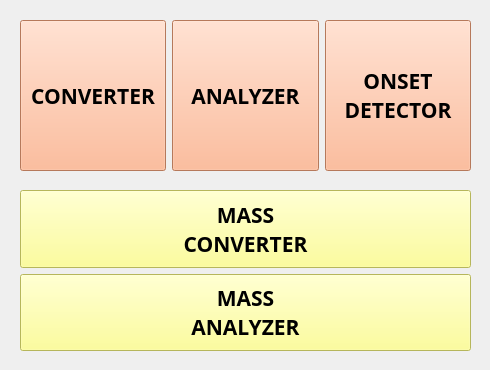
<?xml version="1.0" encoding="UTF-8"?>
<ui version="4.0">
 <class>MainMenu</class>
 <widget class="QMainWindow" name="MainMenu">
  <property name="geometry">
   <rect>
    <x>0</x>
    <y>0</y>
    <width>490</width>
    <height>370</height>
   </rect>
  </property>
  <property name="windowTitle">
   <string>MainMenu</string>
  </property>
  <property name="styleSheet">
   <string notr="true">QPushButton {
	background-color: rgb(255, 255, 127);
}

QFrame {
border: 3px solid black;
border-radius: 15px;
}</string>
  </property>
  <widget class="QWidget" name="centralwidget">
   <widget class="QWidget" name="gridLayoutWidget">
    <property name="geometry">
     <rect>
      <x>20</x>
      <y>20</y>
      <width>451</width>
      <height>151</height>
     </rect>
    </property>
    <layout class="QGridLayout" name="gridLayout">
     <item row="0" column="1">
      <widget class="QPushButton" name="analyzer_push">
       <property name="sizePolicy">
        <sizepolicy hsizetype="Minimum" vsizetype="Expanding">
         <horstretch>0</horstretch>
         <verstretch>0</verstretch>
        </sizepolicy>
       </property>
       <property name="font">
        <font>
         <family>Noto Sans</family>
         <pointsize>16</pointsize>
         <weight>75</weight>
         <bold>true</bold>
        </font>
       </property>
       <property name="styleSheet">
        <string notr="true">background-color: rgb(255, 170, 127);</string>
       </property>
       <property name="text">
        <string>ANALYZER</string>
       </property>
      </widget>
     </item>
     <item row="0" column="2">
      <widget class="QPushButton" name="onset_detector_push">
       <property name="sizePolicy">
        <sizepolicy hsizetype="Minimum" vsizetype="Expanding">
         <horstretch>0</horstretch>
         <verstretch>0</verstretch>
        </sizepolicy>
       </property>
       <property name="font">
        <font>
         <family>Noto Sans</family>
         <pointsize>16</pointsize>
         <weight>75</weight>
         <bold>true</bold>
        </font>
       </property>
       <property name="styleSheet">
        <string notr="true">background-color: rgb(255, 170, 127);</string>
       </property>
       <property name="text">
        <string>ONSET
DETECTOR</string>
       </property>
      </widget>
     </item>
     <item row="0" column="0">
      <widget class="QPushButton" name="converter_push">
       <property name="sizePolicy">
        <sizepolicy hsizetype="Minimum" vsizetype="Expanding">
         <horstretch>0</horstretch>
         <verstretch>0</verstretch>
        </sizepolicy>
       </property>
       <property name="font">
        <font>
         <family>Noto Sans</family>
         <pointsize>16</pointsize>
         <weight>75</weight>
         <bold>true</bold>
        </font>
       </property>
       <property name="styleSheet">
        <string notr="true">background-color: rgb(255, 170, 127);</string>
       </property>
       <property name="text">
        <string>CONVERTER</string>
       </property>
      </widget>
     </item>
    </layout>
   </widget>
   <widget class="QWidget" name="gridLayoutWidget_2">
    <property name="geometry">
     <rect>
      <x>20</x>
      <y>190</y>
      <width>451</width>
      <height>161</height>
     </rect>
    </property>
    <layout class="QGridLayout" name="gridLayout_2">
     <item row="1" column="1">
      <widget class="QPushButton" name="mass_analyzer_push">
       <property name="sizePolicy">
        <sizepolicy hsizetype="Minimum" vsizetype="Expanding">
         <horstretch>0</horstretch>
         <verstretch>0</verstretch>
        </sizepolicy>
       </property>
       <property name="font">
        <font>
         <family>Noto Sans</family>
         <pointsize>16</pointsize>
         <weight>75</weight>
         <bold>true</bold>
        </font>
       </property>
       <property name="styleSheet">
        <string notr="true"/>
       </property>
       <property name="text">
        <string>MASS
ANALYZER</string>
       </property>
      </widget>
     </item>
     <item row="0" column="1">
      <widget class="QPushButton" name="mass_converter_push">
       <property name="sizePolicy">
        <sizepolicy hsizetype="Minimum" vsizetype="Expanding">
         <horstretch>0</horstretch>
         <verstretch>0</verstretch>
        </sizepolicy>
       </property>
       <property name="font">
        <font>
         <family>Noto Sans</family>
         <pointsize>16</pointsize>
         <weight>75</weight>
         <bold>true</bold>
        </font>
       </property>
       <property name="styleSheet">
        <string notr="true"/>
       </property>
       <property name="text">
        <string>MASS
CONVERTER</string>
       </property>
      </widget>
     </item>
    </layout>
   </widget>
  </widget>
 </widget>
 <resources/>
 <connections/>
</ui>
